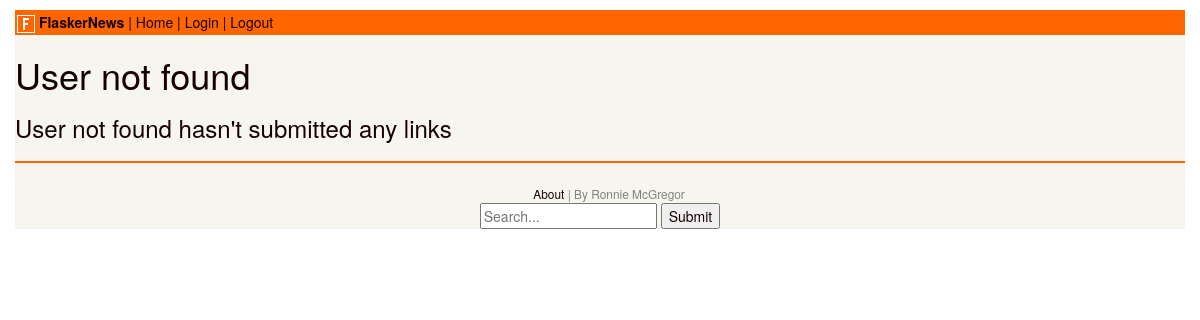
Page /u/ron on the earlier database version.
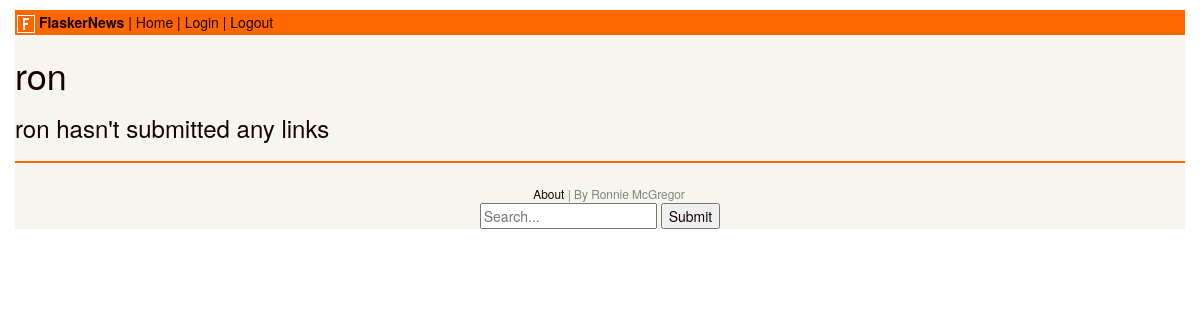
Same page on the later database version.
### tables this page shows
CREATE TABLE users (
    id INTEGER PRIMARY KEY AUTOINCREMENT,
    name TEXT NOT NULL,
    password TEXT NOT NULL
);

### FlaskerNews/views/profile.py (the view)
@routes.route('/u/<user>')
def profile(user):
    cur = g.db.execute('select name from users where name = ?', [user])
    results = cur.fetchone()
    if results is not None:
        user = results[0]
    else:
        user = 'User not found'
    cur = g.db.execute('SELECT * FROM links WHERE user_name = ? ORDER BY votes DESC', [user])
    results = cur.fetchall()
    links = None
    if results is not None:
        links = results
    else:
        links = 'User has no posts'
    return render_template('profile.html', user=user, links=links)

### FlaskerNews/__init__.py (called while the page is built)
def get_db():
    if not hasattr(g, 'db'):
        g.db = sqlite3.connect(DATABASE)
    return g.db

@app.before_request
def before_request():
    g.db = get_db()

@app.teardown_request
def teardown_request(exception):
    if hasattr(g, 'db'):
        g.db.close()

### FlaskerNews/templates/profile.html (shortened to what this page needs)
{% extends "master.html" %}
{% block body %}
    <h1>{{ user }}</h1>
    {% if not links %}
        <h3>{{ user }} hasn't submitted any links</h3>
{% endif %}
{% endblock %}

Differences in the rows shown:
added users: name "ron"
Other differences:
{{ user }}: "User not found" → (not shown)
